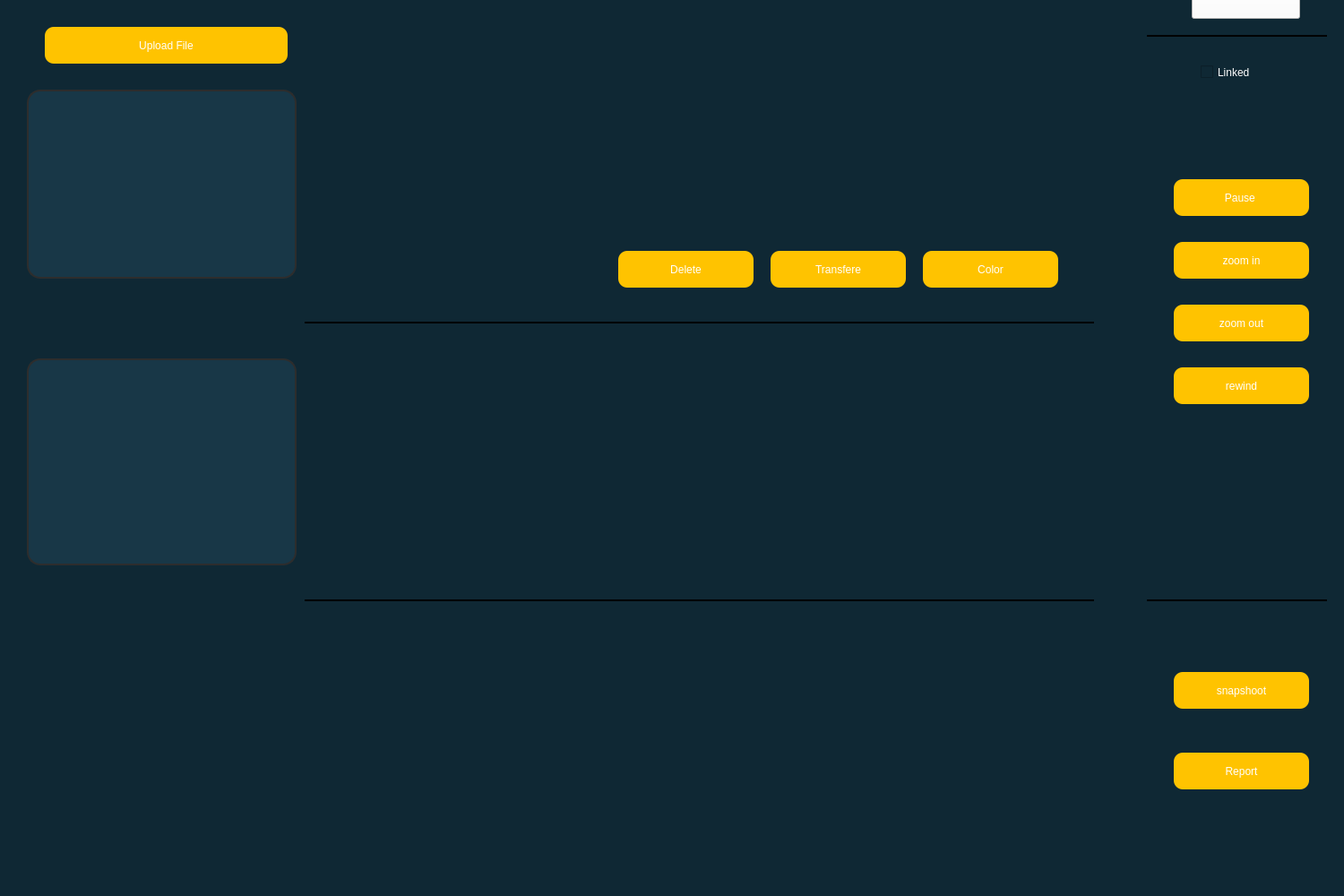
<?xml version="1.0" encoding="UTF-8"?>
<ui version="4.0">
 <class>signalViewer</class>
 <widget class="QMainWindow" name="signalViewer">
  <property name="geometry">
   <rect>
    <x>0</x>
    <y>0</y>
    <width>1500</width>
    <height>1000</height>
   </rect>
  </property>
  <property name="windowTitle">
   <string>MainWindow</string>
  </property>
  <property name="styleSheet">
   <string notr="true">background-color: rgb(15, 40, 52);</string>
  </property>
  <widget class="QWidget" name="centralwidget">
   <widget class="QWidget" name="graph_one_channaks" native="true">
    <property name="geometry">
     <rect>
      <x>30</x>
      <y>100</y>
      <width>301</width>
      <height>211</height>
     </rect>
    </property>
    <property name="styleSheet">
     <string notr="true">QWidget {
    background-color: #183747; /* Background color */
    border-radius: 15px; /* Curved borders */
    border: 2px solid #2d2d2d; /* 3D outline */
    min-width: 100px; /* Ensures it's square */
    min-height: 100px; /* Ensures it's square */
    box-shadow: 2px 2px 8px rgba(0, 0, 0, 0.7); /* 3D shadow effect */
}



</string>
    </property>
   </widget>
   <widget class="QWidget" name="graph_two_channals" native="true">
    <property name="geometry">
     <rect>
      <x>30</x>
      <y>400</y>
      <width>301</width>
      <height>231</height>
     </rect>
    </property>
    <property name="styleSheet">
     <string notr="true">QWidget {
    background-color: #183747; /* Background color */
    border-radius: 15px; /* Curved borders */
    border: 2px solid #2d2d2d; /* 3D outline */
    min-width: 100px; /* Ensures it's square */
    min-height: 100px; /* Ensures it's square */
    box-shadow: 2px 2px 8px rgba(0, 0, 0, 0.7); /* 3D shadow effect */
}</string>
    </property>
   </widget>
   <widget class="QWidget" name="tools" native="true">
    <property name="geometry">
     <rect>
      <x>1270</x>
      <y>-10</y>
      <width>221</width>
      <height>981</height>
     </rect>
    </property>
    <widget class="QFrame" name="frame">
     <property name="geometry">
      <rect>
       <x>10</x>
       <y>40</y>
       <width>201</width>
       <height>20</height>
      </rect>
     </property>
     <property name="styleSheet">
      <string notr="true">gridline-color: rgb(255, 85, 0);
selection-color: rgb(255, 85, 0);</string>
     </property>
     <property name="frameShape">
      <enum>QFrame::HLine</enum>
     </property>
     <property name="frameShadow">
      <enum>QFrame::Plain</enum>
     </property>
     <property name="lineWidth">
      <number>2</number>
     </property>
     <property name="midLineWidth">
      <number>2</number>
     </property>
    </widget>
    <widget class="QFrame" name="frame_2">
     <property name="geometry">
      <rect>
       <x>10</x>
       <y>670</y>
       <width>201</width>
       <height>20</height>
      </rect>
     </property>
     <property name="styleSheet">
      <string notr="true">gridline-color: rgb(255, 85, 0);
selection-color: rgb(255, 85, 0);</string>
     </property>
     <property name="frameShape">
      <enum>QFrame::HLine</enum>
     </property>
     <property name="frameShadow">
      <enum>QFrame::Plain</enum>
     </property>
     <property name="lineWidth">
      <number>2</number>
     </property>
     <property name="midLineWidth">
      <number>2</number>
     </property>
    </widget>
    <widget class="QPushButton" name="pushButton">
     <property name="geometry">
      <rect>
       <x>40</x>
       <y>210</y>
       <width>151</width>
       <height>41</height>
      </rect>
     </property>
     <property name="styleSheet">
      <string notr="true">QPushButton {
    background-color: #FFC300;    /* Yellow color */
    border-radius: 10px;          /* Rounded corners (10px as in the image) */
    border: none;                 /* No border */
    color: white;                 /* Text color */
    padding: 5px;                 /* Padding for better text alignment */
}

QPushButton:hover {
    background-color: #FFD54F;    /* Lighter yellow when hovering */
}

QPushButton:pressed {
    background-color: #FFA000;    /* Darker yellow when pressed */
}
</string>
     </property>
     <property name="text">
      <string>Pause </string>
     </property>
    </widget>
    <widget class="QPushButton" name="pushButton_2">
     <property name="geometry">
      <rect>
       <x>40</x>
       <y>280</y>
       <width>151</width>
       <height>41</height>
      </rect>
     </property>
     <property name="styleSheet">
      <string notr="true">QPushButton {
    background-color: #FFC300;    /* Yellow color */
    border-radius: 10px;          /* Rounded corners (10px as in the image) */
    border: none;                 /* No border */
    color: white;                 /* Text color */
    padding: 5px;                 /* Padding for better text alignment */
}

QPushButton:hover {
    background-color: #FFD54F;    /* Lighter yellow when hovering */
}

QPushButton:pressed {
    background-color: #FFA000;    /* Darker yellow when pressed */
}
</string>
     </property>
     <property name="text">
      <string>zoom in</string>
     </property>
    </widget>
    <widget class="QPushButton" name="pushButton_3">
     <property name="geometry">
      <rect>
       <x>40</x>
       <y>760</y>
       <width>151</width>
       <height>41</height>
      </rect>
     </property>
     <property name="styleSheet">
      <string notr="true">QPushButton {
    background-color: #FFC300;    /* Yellow color */
    border-radius: 10px;          /* Rounded corners (10px as in the image) */
    border: none;                 /* No border */
    color: white;                 /* Text color */
    padding: 5px;                 /* Padding for better text alignment */
}

QPushButton:hover {
    background-color: #FFD54F;    /* Lighter yellow when hovering */
}

QPushButton:pressed {
    background-color: #FFA000;    /* Darker yellow when pressed */
}
</string>
     </property>
     <property name="text">
      <string>snapshoot</string>
     </property>
    </widget>
    <widget class="QComboBox" name="comboBox">
     <property name="geometry">
      <rect>
       <x>60</x>
       <y>-20</y>
       <width>121</width>
       <height>51</height>
      </rect>
     </property>
     <property name="styleSheet">
      <string notr="true">background-color: rgb(255, 255, 255);</string>
     </property>
    </widget>
    <widget class="QCheckBox" name="checkBox">
     <property name="geometry">
      <rect>
       <x>70</x>
       <y>70</y>
       <width>101</width>
       <height>41</height>
      </rect>
     </property>
     <property name="styleSheet">
      <string notr="true">color: rgb(255, 255, 255);</string>
     </property>
     <property name="text">
      <string>Linked</string>
     </property>
    </widget>
    <widget class="QPushButton" name="pushButton_5">
     <property name="geometry">
      <rect>
       <x>40</x>
       <y>350</y>
       <width>151</width>
       <height>41</height>
      </rect>
     </property>
     <property name="styleSheet">
      <string notr="true">QPushButton {
    background-color: #FFC300;    /* Yellow color */
    border-radius: 10px;          /* Rounded corners (10px as in the image) */
    border: none;                 /* No border */
    color: white;                 /* Text color */
    padding: 5px;                 /* Padding for better text alignment */
}

QPushButton:hover {
    background-color: #FFD54F;    /* Lighter yellow when hovering */
}

QPushButton:pressed {
    background-color: #FFA000;    /* Darker yellow when pressed */
}
</string>
     </property>
     <property name="text">
      <string>zoom out</string>
     </property>
    </widget>
    <widget class="QPushButton" name="pushButton_6">
     <property name="geometry">
      <rect>
       <x>40</x>
       <y>420</y>
       <width>151</width>
       <height>41</height>
      </rect>
     </property>
     <property name="styleSheet">
      <string notr="true">QPushButton {
    background-color: #FFC300;    /* Yellow color */
    border-radius: 10px;          /* Rounded corners (10px as in the image) */
    border: none;                 /* No border */
    color: white;                 /* Text color */
    padding: 5px;                 /* Padding for better text alignment */
}

QPushButton:hover {
    background-color: #FFD54F;    /* Lighter yellow when hovering */
}

QPushButton:pressed {
    background-color: #FFA000;    /* Darker yellow when pressed */
}
</string>
     </property>
     <property name="text">
      <string>rewind</string>
     </property>
    </widget>
    <widget class="QPushButton" name="pushButton_4">
     <property name="geometry">
      <rect>
       <x>40</x>
       <y>850</y>
       <width>151</width>
       <height>41</height>
      </rect>
     </property>
     <property name="styleSheet">
      <string notr="true">QPushButton {
    background-color: #FFC300;    /* Yellow color */
    border-radius: 10px;          /* Rounded corners (10px as in the image) */
    border: none;                 /* No border */
    color: white;                 /* Text color */
    padding: 5px;                 /* Padding for better text alignment */
}

QPushButton:hover {
    background-color: #FFD54F;    /* Lighter yellow when hovering */
}

QPushButton:pressed {
    background-color: #FFA000;    /* Darker yellow when pressed */
}
</string>
     </property>
     <property name="text">
      <string>Report</string>
     </property>
    </widget>
   </widget>
   <widget class="QFrame" name="frame_3">
    <property name="geometry">
     <rect>
      <x>340</x>
      <y>350</y>
      <width>881</width>
      <height>20</height>
     </rect>
    </property>
    <property name="styleSheet">
     <string notr="true">gridline-color: rgb(255, 85, 0);
selection-color: rgb(255, 85, 0);</string>
    </property>
    <property name="frameShape">
     <enum>QFrame::HLine</enum>
    </property>
    <property name="frameShadow">
     <enum>QFrame::Plain</enum>
    </property>
    <property name="lineWidth">
     <number>2</number>
    </property>
    <property name="midLineWidth">
     <number>2</number>
    </property>
   </widget>
   <widget class="QFrame" name="frame_4">
    <property name="geometry">
     <rect>
      <x>340</x>
      <y>660</y>
      <width>881</width>
      <height>20</height>
     </rect>
    </property>
    <property name="styleSheet">
     <string notr="true">gridline-color: rgb(255, 85, 0);
selection-color: rgb(255, 85, 0);</string>
    </property>
    <property name="frameShape">
     <enum>QFrame::HLine</enum>
    </property>
    <property name="frameShadow">
     <enum>QFrame::Plain</enum>
    </property>
    <property name="lineWidth">
     <number>2</number>
    </property>
    <property name="midLineWidth">
     <number>2</number>
    </property>
   </widget>
   <widget class="QPushButton" name="pushButton_8">
    <property name="geometry">
     <rect>
      <x>50</x>
      <y>30</y>
      <width>271</width>
      <height>41</height>
     </rect>
    </property>
    <property name="styleSheet">
     <string notr="true">QPushButton {
    background-color: #FFC300;    /* Yellow color */
    border-radius: 10px;          /* Rounded corners (10px as in the image) */
    border: none;                 /* No border */
    color: white;                 /* Text color */
    padding: 5px;                 /* Padding for better text alignment */
}

QPushButton:hover {
    background-color: #FFD54F;    /* Lighter yellow when hovering */
}

QPushButton:pressed {
    background-color: #FFA000;    /* Darker yellow when pressed */
}
</string>
    </property>
    <property name="text">
     <string>Upload File</string>
    </property>
   </widget>
   <widget class="QPushButton" name="pushButton_7">
    <property name="geometry">
     <rect>
      <x>690</x>
      <y>280</y>
      <width>151</width>
      <height>41</height>
     </rect>
    </property>
    <property name="styleSheet">
     <string notr="true">QPushButton {
    background-color: #FFC300;    /* Yellow color */
    border-radius: 10px;          /* Rounded corners (10px as in the image) */
    border: none;                 /* No border */
    color: white;                 /* Text color */
    padding: 5px;                 /* Padding for better text alignment */
}

QPushButton:hover {
    background-color: #FFD54F;    /* Lighter yellow when hovering */
}

QPushButton:pressed {
    background-color: #FFA000;    /* Darker yellow when pressed */
}
</string>
    </property>
    <property name="text">
     <string>Delete</string>
    </property>
   </widget>
   <widget class="QPushButton" name="pushButton_9">
    <property name="geometry">
     <rect>
      <x>860</x>
      <y>280</y>
      <width>151</width>
      <height>41</height>
     </rect>
    </property>
    <property name="styleSheet">
     <string notr="true">QPushButton {
    background-color: #FFC300;    /* Yellow color */
    border-radius: 10px;          /* Rounded corners (10px as in the image) */
    border: none;                 /* No border */
    color: white;                 /* Text color */
    padding: 5px;                 /* Padding for better text alignment */
}

QPushButton:hover {
    background-color: #FFD54F;    /* Lighter yellow when hovering */
}

QPushButton:pressed {
    background-color: #FFA000;    /* Darker yellow when pressed */
}
</string>
    </property>
    <property name="text">
     <string>Transfere</string>
    </property>
   </widget>
   <widget class="QPushButton" name="pushButton_10">
    <property name="geometry">
     <rect>
      <x>1030</x>
      <y>280</y>
      <width>151</width>
      <height>41</height>
     </rect>
    </property>
    <property name="styleSheet">
     <string notr="true">QPushButton {
    background-color: #FFC300;    /* Yellow color */
    border-radius: 10px;          /* Rounded corners (10px as in the image) */
    border: none;                 /* No border */
    color: white;                 /* Text color */
    padding: 5px;                 /* Padding for better text alignment */
}

QPushButton:hover {
    background-color: #FFD54F;    /* Lighter yellow when hovering */
}

QPushButton:pressed {
    background-color: #FFA000;    /* Darker yellow when pressed */
}
</string>
    </property>
    <property name="text">
     <string>Color</string>
    </property>
   </widget>
  </widget>
  <widget class="QMenuBar" name="menubar">
   <property name="geometry">
    <rect>
     <x>0</x>
     <y>0</y>
     <width>1500</width>
     <height>26</height>
    </rect>
   </property>
  </widget>
 </widget>
 <resources/>
 <connections/>
</ui>
